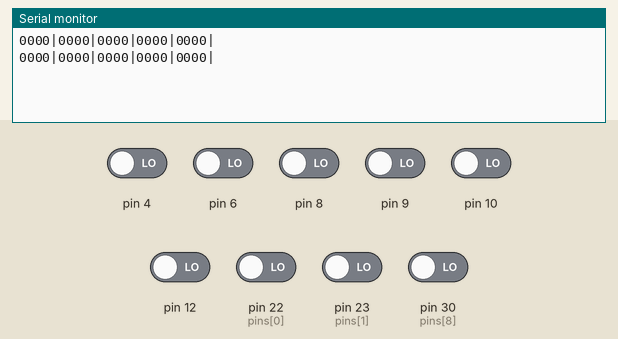
This sketch was run on a simulated Arduino Leonardo, built with avr-gcc and run on an emulated ATmega32U4. Parts: the last lines printed to the serial monitor. The inputs (shaded band) are chosen by the test bench; at power-on: pin 4, pin 6, pin 8–10, pin 12, pin 22 (pins[0]), pin 23 (pins[1]), pin 30 (pins[8]) LOW. USB keyboard and mouse output is not drawn.

Above: at 1.2 s.
1.3 s: pin 4 driven HIGH
At 1.53 s:
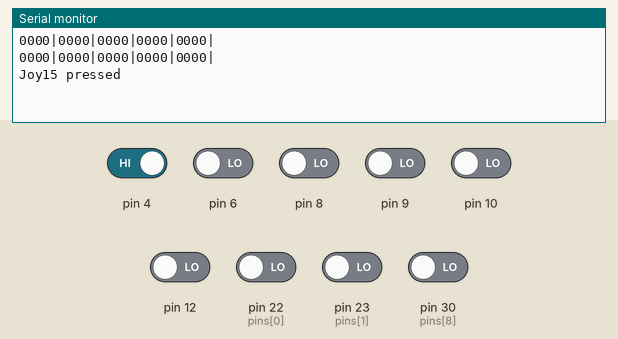
2.8 s: pin 6 driven HIGH
At 3.6 s:
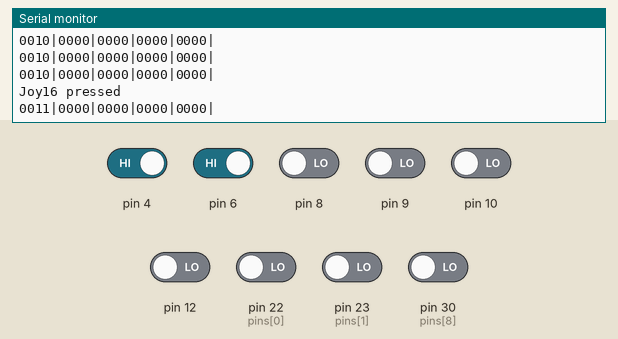
4.3 s: pin 8 driven HIGH
At 5.3 s:
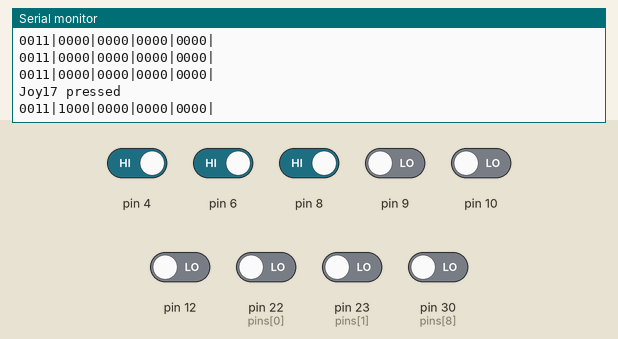
5.8 s: pin 9 driven HIGH
At 6.3 s:
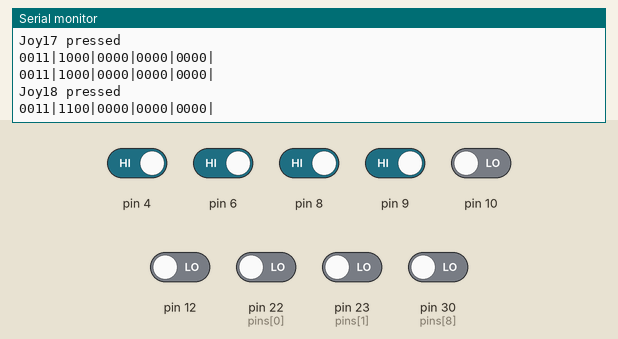
7.3 s: pin 10 driven HIGH
At 7.9 s:
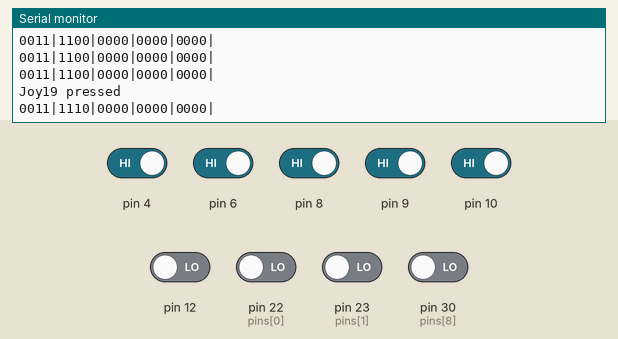
8.8 s: pin 12 driven HIGH
At 9.6 s:
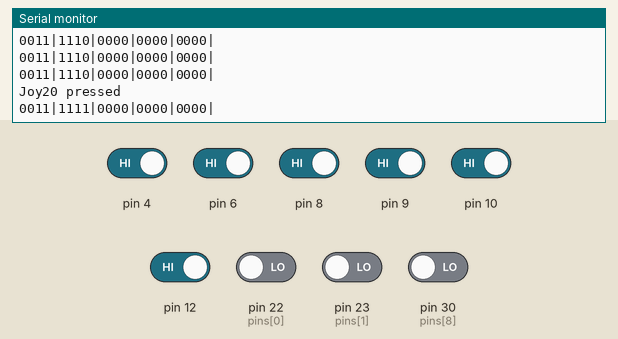
Timing chart, 0 to 11.3 s (numbered marks = the images above; inputs shaded):
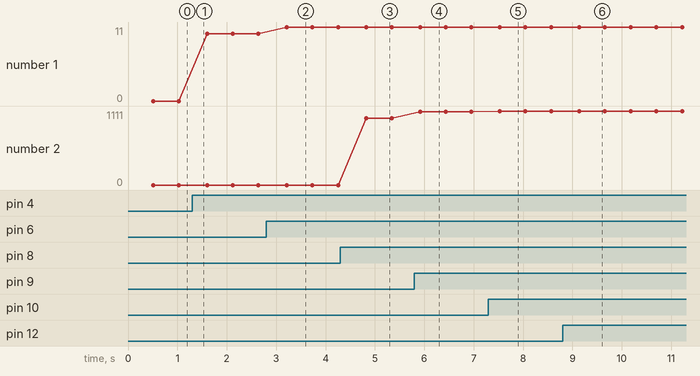

Measured:
- after the input at 1.3 s, the serial monitor: prints a new line after 0.06 s (image 1)
- after the input at 2.8 s, the serial monitor: prints a new line after 0.06 s (image 2)
- after the input at 4.3 s, the serial monitor: prints a new line after 0.06 s (image 3)
- after the input at 5.8 s, the serial monitor: prints a new line after 0.05 s (image 4)
- after the input at 7.3 s, the serial monitor: prints a new line after 0.05 s (image 5)
- after the input at 8.8 s, the serial monitor: prints a new line after 0.05 s (image 6)
- plotted number 1: 0 → 10 after the input at 1.3 s, 10 → 11 after the input at 2.8 s
- plotted number 2: 0 → 1000 after the input at 4.3 s, 1000 → 1100 after the input at 5.8 s, 1100 → 1110 after the input at 7.3 s, 1110 → 1111 after the input at 8.8 s

The sketch:

main.ino
```cpp
#include <Joystick.h>

int only_on_press_joystick_buttons[] = {13, 14, 15, 16};
int pins[] =           {22, 23, 24, 25, 26, 27, 28, 29, 30, 31, 32, 33, 34, 35, 36, 37, 38, 39, 40, 41};
int joystick_buttons[] = {13, 14, 15, 16, 17, 18, 19, 20, 21, 22, 23, 24, 25, 26, 27, 28, 29, 30, 31, 32};
int curr[30];
int prev[30];

int PIN_COUNT = 20;
int ONLY_ON_PRESS_COUNT = 4;

int i, j;
int print_count;
int loop_count;

#define MESSAGE_SIZE 100
char message[MESSAGE_SIZE];

bool is_only_on_press;


void setup() {
  // initialize serial communication at 9600 bits per second:
  Serial.begin(9600);
  // make the pushbutton's pin an input:
  pinMode(22, INPUT); // Eject Button
  pinMode(23, INPUT); // Big Red - Left
  pinMode(24, INPUT); // Big Red - Right
  pinMode(25, INPUT); // Big Blue
  pinMode(26, INPUT); // Switch - Bottom - Far Right
  pinMode(27, INPUT);
  pinMode(28, INPUT); // Switch - Bottom - Center Right
  pinMode(29, INPUT);
  pinMode(30, INPUT); // Switch - Bottom - Center Left
  pinMode(31, INPUT);
  pinMode(32, INPUT); // Switch - Bottom - Far Left
  pinMode(33, INPUT);
  pinMode(34, INPUT); // Switch - Top - Far Right
  pinMode(35, INPUT);
  pinMode(36, INPUT); // Switch - Top - Center Right
  pinMode(37, INPUT);
  pinMode(38, INPUT); // Switch - Top - Center Left
  pinMode(39, INPUT);
  pinMode(40, INPUT); // Switch - Top - Far Left
  pinMode(41, INPUT);

  for (i = 0; i < PIN_COUNT; i++){
    int pin = pins[i];
    prev[i] = digitalRead(pin);
  }

  Joystick.begin(true);
  loop_count = 0;
}

// the loop routine runs over and over again forever:
void loop() {
  loop_count++;
  for (i = 0; i < PIN_COUNT; i++){
    curr[i] = digitalRead(pins[i]);
    if (curr[i] != prev[i]) {
      is_only_on_press = false;
      for (j = 0; j < ONLY_ON_PRESS_COUNT; j++) {
        if (joystick_buttons[i] == only_on_press_joystick_buttons[j]) {
          is_only_on_press = true;
          break;
        }
      }
      if (! is_only_on_press || (is_only_on_press && prev[i] == LOW)) {
        Joystick.pressButton(joystick_buttons[i]);
        delay(50);
        Joystick.releaseButton(joystick_buttons[i]);

        sprintf(message, "Joy%d pressed", joystick_buttons[i]);
        Serial.println(message);
        memset(message, 0, MESSAGE_SIZE);
      }
    }
    prev[i] = curr[i];
  }

  if (loop_count > 50) {
    print_count = 0;
    for(i = 0; i < PIN_COUNT; i++) {
      int pin_state = curr[i];
      Serial.print(pin_state);
      print_count++;
      if (print_count >= 4) {
        Serial.print("|");
        print_count = 0;
      }
    }
    Serial.println("");

    loop_count = 0;
  }

  delay(10);        // delay in between reads for stability
}
```
